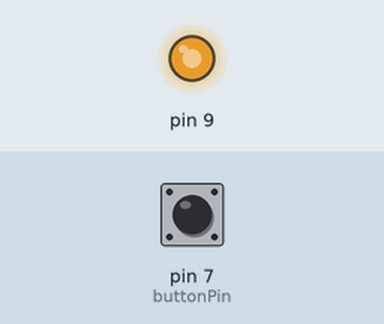
This sketch was run on a simulated Arduino Uno, built with avr-gcc and run on an emulated ATmega328P. Shown: output pins drawn as LEDs (lit = HIGH). Inputs (shaded band) come from the test bench; at power-on: pin 7 (buttonPin) HIGH. What the sketch prints to the serial monitor is not drawn.

Above: at 1.2 s.
1.3 s: pin 7 (buttonPin) pulled LOW for 0.15 s
At 1.42 s:
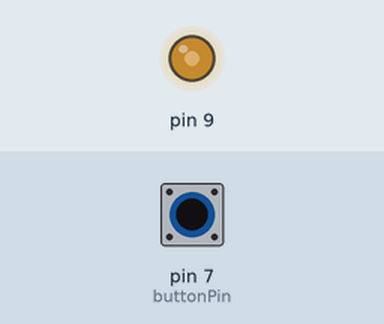
2.9 s: pin 7 (buttonPin) pulled LOW for 3.2 s
At 7.6 s:
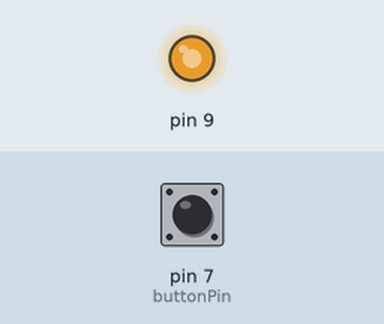
Timing chart, 0 to 9.1 s (numbered marks = the images above; inputs shaded):
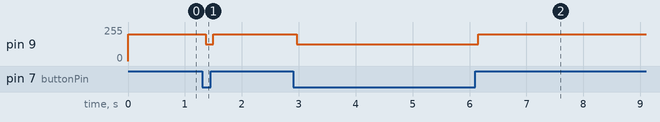

The sketch:

w211fan.ino
```cpp
#include <OneWire.h>
#include <PWM.h>

OneWire ds(5);
int thermistorPin = A0;
int temperature = 87;
long lastUpdateTime = 0;
const int TEMP_UPDATE_TIME = 1000;
const int buttonPin = 7;
int A_C = 0;
#define FANrelay 9
byte FANspeed = 0;
byte lastFANspeed = FANspeed;
long fanOnTime = 0;
const long FAN_RUN_TIME = 10000; // 10 секунд

void setup() {
  Serial.begin(9600); // Инициализация монитора порта с коммуникацией на скорости 9600 бит/с
  InitTimersSafe();
  SetPinFrequencySafe(FANrelay, 10);
  pwmWrite(FANrelay, 223);
  pinMode(buttonPin, INPUT);
  digitalWrite(buttonPin, HIGH);
}

void loop() {
  A_C = digitalRead(buttonPin);
 //detectTemperature();

  // Отправка информации о температуре и ШИМ в монитор порта
  Serial.print("Temperature: ");
  Serial.print(temperature);
  Serial.print("C\t");
  Serial.print("FANspeed: ");
  Serial.print(FANspeed);
  Serial.println("%");

  if (temperature > 80 && temperature <= 90) {
    FANspeed = map(temperature, 86, 100, 10, 90);
     fanOnTime = millis(); // Обновляем время включения вентилятора
  } else if (temperature > 100) {
    FANspeed = 100;
    fanOnTime = millis(); // Обновляем время включения вентилятора
  }


  if (temperature <= 85 && A_C != LOW) {

    FANspeed = 3;

  }

  if (A_C == LOW && FANspeed < 50) {
    FANspeed = 50;
  }

  if (lastFANspeed != FANspeed) {
    byte pwm = map(FANspeed, 0, 100, 0, 90);
    pwm = constrain(pwm, 0, 90);
    pwmWrite(FANrelay, 230 - (pwm * 230 / 100));
    lastFANspeed = FANspeed;
  }
}

void detectTemperature() {
  if (millis() - lastUpdateTime > TEMP_UPDATE_TIME) {
    lastUpdateTime = millis();
    int raw = analogRead(thermistorPin); // Считываем аналоговое значение с термистора
    float resistance = 4700.0 / (1023.0 / raw - 1); // Преобразуем в сопротивление, используя делитель напряжения с 4.7 кОм резистором
    temperature = int(1.0 / (log(resistance / 10000.0) / 3435.0 + 1 / 298.15) - 273.15); // Преобразуем в температуру
   // temperature = temperature + 45;
    }
}
/*
void detectTemperature() {
  byte data[2];
  ds.reset();
  ds.write(0xCC);
  ds.write(0x44);
  if (millis() - lastUpdateTime > TEMP_UPDATE_TIME) {
    lastUpdateTime = millis();
    ds.reset();
    ds.write(0xCC);
    ds.write(0xBE);
    data[0] = ds.read();
    data[1] = ds.read();
    temperature = (data[1] << 8) + data[0];
    temperature = temperature >> 4;
  }
}
*/
```

Measured:
- after the input at 1.3 s, pin 9: 201/255 → 127/255 after 0.06 s, → 201/255 0.13 s later
- after the input at 2.9 s, pin 9: 201/255 → 127/255 after 0.06 s, → 201/255 3.2 s later
